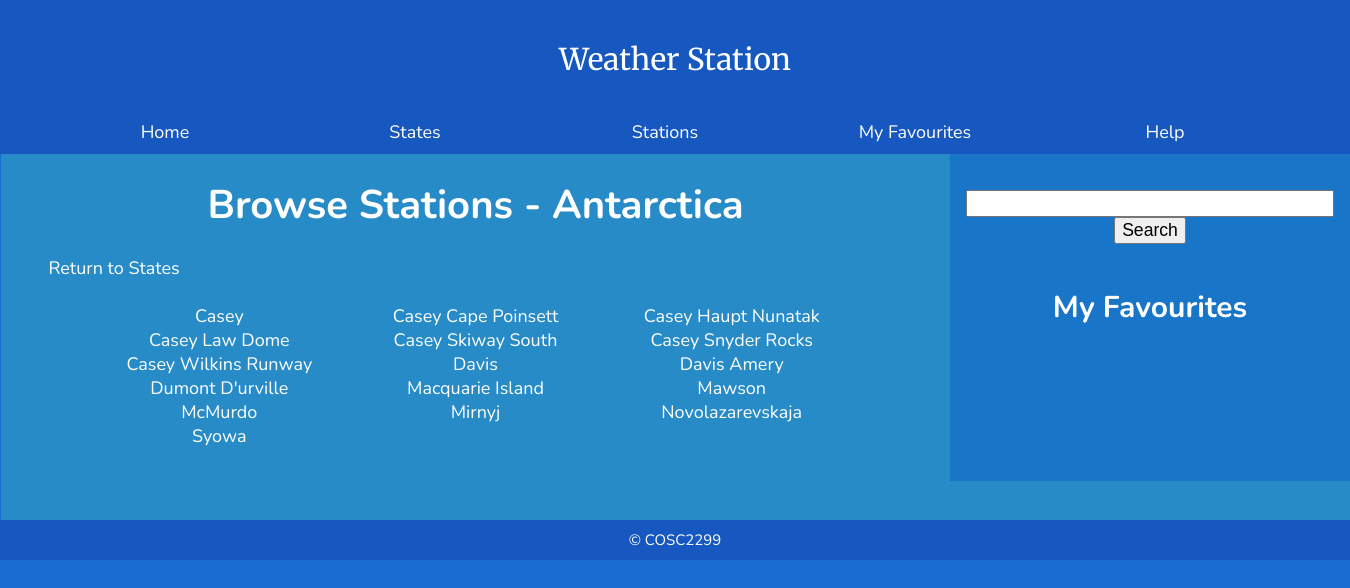
The page /state.php?s=Antarctica&id=24 on the database its author committed.
### tables this page shows
CREATE TABLE IF NOT EXISTS `city` (
`id` int(11) NOT NULL,
  `name` varchar(255) NOT NULL,
  `state_id` int(11) NOT NULL,
  `url` varchar(255) NOT NULL
);

### php_scripts/sqlCitiesForState.php (the view, shortened to what this page needs)
<p><a href="all_states.php">Return to States</a></p>
<br>
<?php
  try{
        $conn = new PDO("mysql:host=$servername;dbname=$dbname", $username, $password);
        $conn->setAttribute(PDO::ATTR_ERRMODE, PDO::ERRMODE_EXCEPTION);
        $sql = 'SELECT name, id FROM city WHERE state_id = '.$sID.' ORDER BY name';
           echo '<div class="mainList">';
           foreach ($conn->query($sql) as $row) {
                $stateURL = str_replace(" ", "%20", $selectedState);
                $cityURL = str_replace(" ", "%20", $row['name']);
               echo '<div class="menu_item"><a href="city.php?c='.$cityURL.'&s='.$stateURL.'&id='.$row['id'].'">'.$row['name'].'</a></div>';
           }
           echo '</div>';
      }
      catch(PDOException $e)
     {
         echo $sql . "<br/>" . $e->getMessage();
     }
?>

### state.php (shortened to what this page needs)
<!doctype html>
<html>
<head>
   <?php require 'page_format/main/head.php';?>
</head>
   <body>
      <?php require 'page_format/main/header.php';?>
      <?php require 'page_format/main/navigation_bar.php';?>
      <div id="main_body">
         <?php require 'page_format/main/sidebar.php';?>
         <div id="main_content">
            <div id="main_content_text">
               <?php
                     $selectedState = $_GET['s'];
                     $sID = $_GET['id'];
                     echo '<br>';
                     echo '<p class="title_large">Browse Stations - ' . $selectedState . '</p>';
                     echo '<br>';
                     include 'php_scripts/sqlCitiesForState.php';
                  ?>
            </div>
            <br/>
            <br/>
            <br/>
            <br/>
         </div>
      </div>
      <?php require 'page_format/main/footer.php';?>
   </body>
</html>

### page_format/main/head.php (shortened to what this page needs)
<link rel="stylesheet" type="text/css" href="css/main/style.css"/>
<link rel="stylesheet" href="//code.jquery.com/ui/1.11.4/themes/smoothness/jquery-ui.css">

### page_format/main/header.php
<div id="header">
   <div id="logo_text">
      <p> Weather Station</p>
   </div>
</div>

### page_format/main/navigation_bar.php (shortened to what this page needs)
<div id="navigation_bar">
   <ul id="navigation_menu">
      <li id="navigation_button_home"><a href="index.php">Home</a></li>
      <li><a href="all_states.php">States</a></li>
      <li><a href="state.php">Stations</a></li>
      <li><a href="favourites.php">My Favourites</a></li>
      <li><a href="help.php">Help</a></li>
   </ul>
</div>

### page_format/main/sidebar.php (shortened to what this page needs)
<div id="sidebar">
   <br/>
   <br/>
   <div id="search_bar">
   	<?php
   		if (basename($_SERVER['PHP_SELF']) != 'index.php'){
   			include 'php_scripts/search.php';
   		}
   	?>
   </div>
   <br/>
   <div id="sidebar_info">
      <h2><a href="favourites.php">My Favourites</a></h2>
   </div>
   <br/>
   <br/>
   <br/>
   <br/>
   <br/>
   <br/>
   <br/>
</div>

### php_scripts/search.php (shortened to what this page needs)
 <form action="city.php" method="get">
  <div class="ui-widget">
    <p><input id="searchTags" name="c"></p>
    <p><input type="submit" value="Search"></p>
  </div>
</form>

### page_format/main/footer.php
<div id="copyright">
   <p>&copy; COSC2299</p>
</div>

### css/main/style.css (style rules this page uses)
body { width: 100%; min-width: 1300px; max-width: 2000px; margin: auto; background: rgb(27, 108, 210); }
#navigation_bar { width: 100%; min-width: 1000px; max-width: 2000px; background-color: rgb(22, 88, 192); height: 44px; z-index: 2; }
#navigation_menu { width: 1000px; margin: 0 auto; list-style: none; }
#navigation_menu li { float: left; font-family: 'Nunito', sans-serif; font-size: 18px; padding: 10px 0px; color: white; margin-left: -10px; }
#navigation_menu a { display: block; text-align: center; width: 200px; text-decoration: none; }
#header { height: 110px; background-color: rgb(22, 88, 192); }
#logo_text { font-family: 'Merriweather', serif; font-size:30px; color: white; margin: 0px; text-align: center; position: relative; top: 40px; }
p { margin: 0; }
.title_large { font-weight: bold; font-size: 40px; text-align: center; }
a:link { color: white; text-decoration: none; }
#main_body { background-color: rgb(39, 139, 200); float: right; }
#main_content { float: right; }
#main_content_text { width: 90%; margin: auto; color: white; font-family: 'Nunito', sans-serif; font-size: 18px; }
.menu_item { width: 30%; float: left; text-align: center; position: relative; }
.mainList { width: 100%; margin-left: 5%; position: relative; overflow: hidden; }
#sidebar { width: 400px; float: right; background-color: rgba(4, 84, 200, 0.4); }
#sidebar_info { color: white; font-family: 'Nunito', sans-serif; font-size: 20px; text-align: center; }
#search_bar { color: white; font-family: 'Nunito', sans-serif; font-size: 16px; text-align: center; }
#searchTags { width: 90%; text-align: center; }
#copyright { font-family: 'Nunito', sans-serif; font-size: 15px; width: 100%; color: white; text-align: center; background-color: rgb(22, 88, 192); padding: 10px 0px; float: right; }

### rows shown on the page
city: name "Casey"
city: name "Casey Cape Poinsett"
city: name "Casey Haupt Nunatak"
city: name "Casey Law Dome"
city: name "Casey Skiway South"
city: name "Casey Snyder Rocks"
city: name "Casey Wilkins Runway"
city: name "Davis"
city: name "Davis Amery"
city: name "Dumont D'urville"
city: name "Macquarie Island"
city: name "Mawson"
city: name "McMurdo"
city: name "Mirnyj"
city: name "Novolazarevskaja"
city: name "Syowa"

### other values the page prints
$selectedState "Antarctica"
